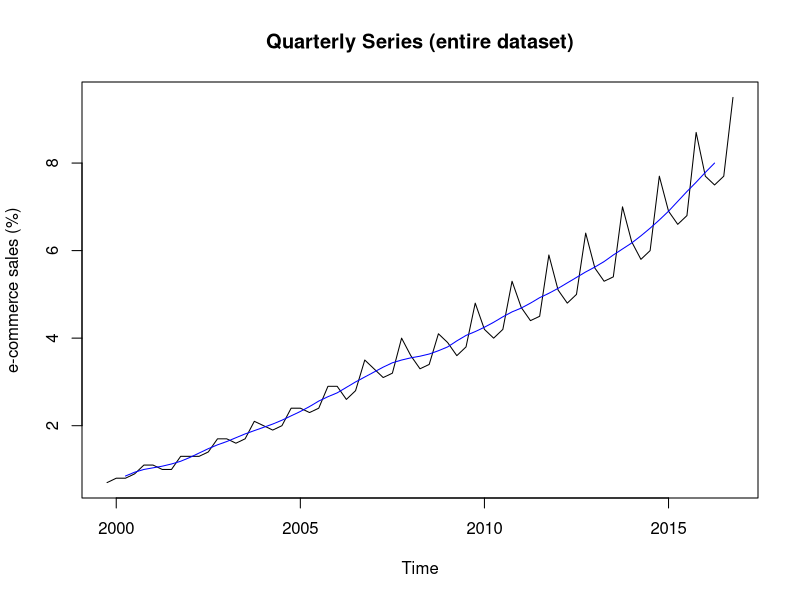
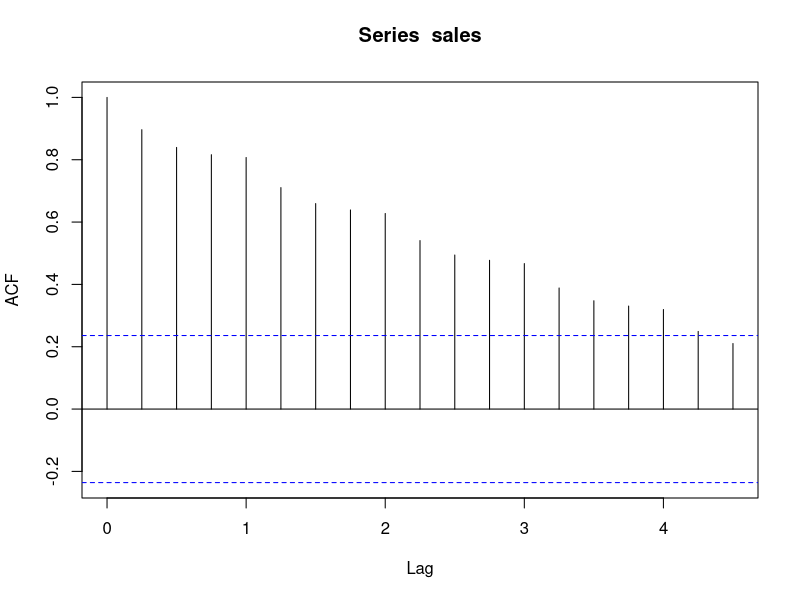
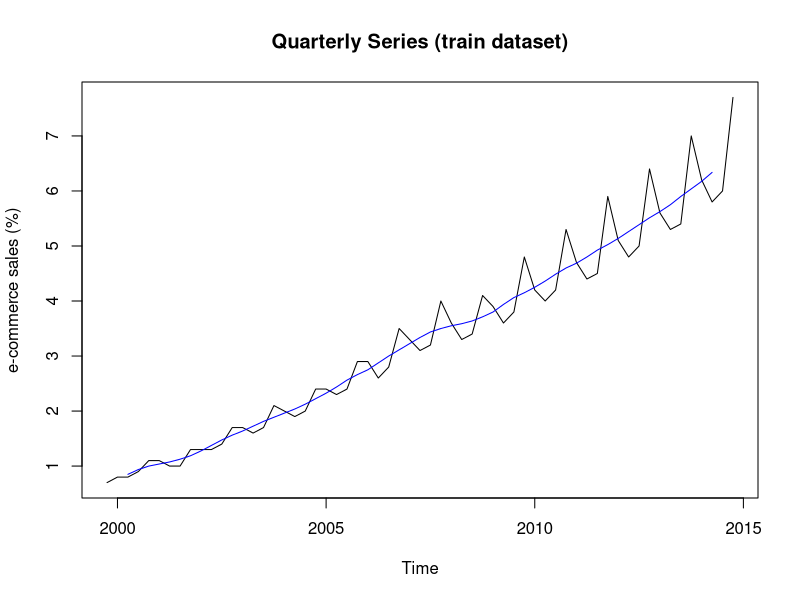
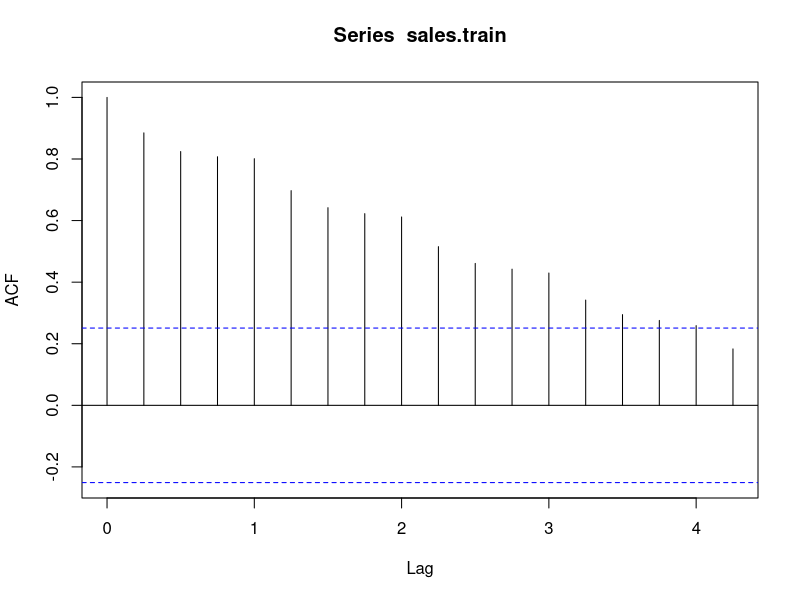
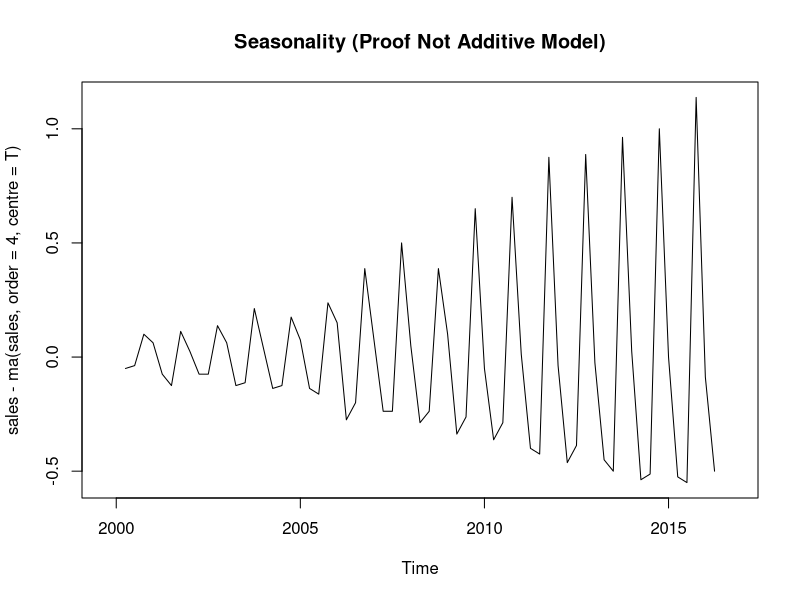
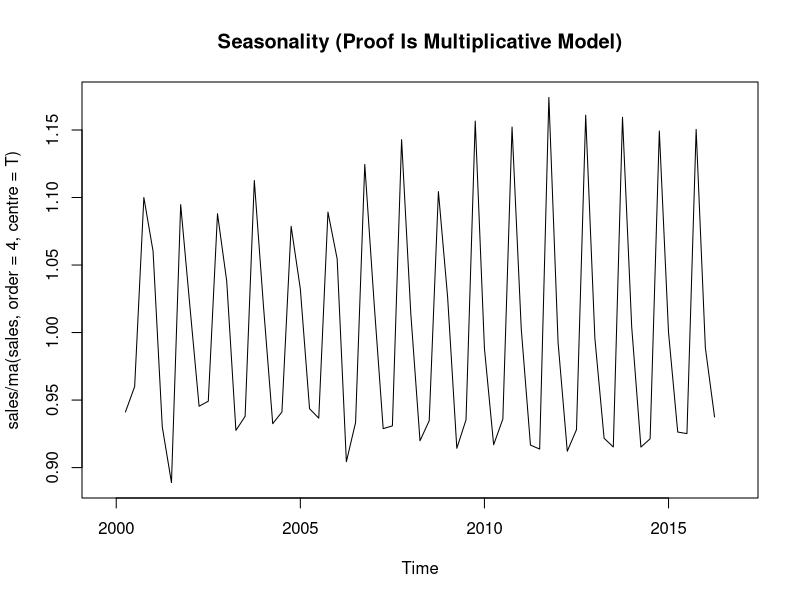
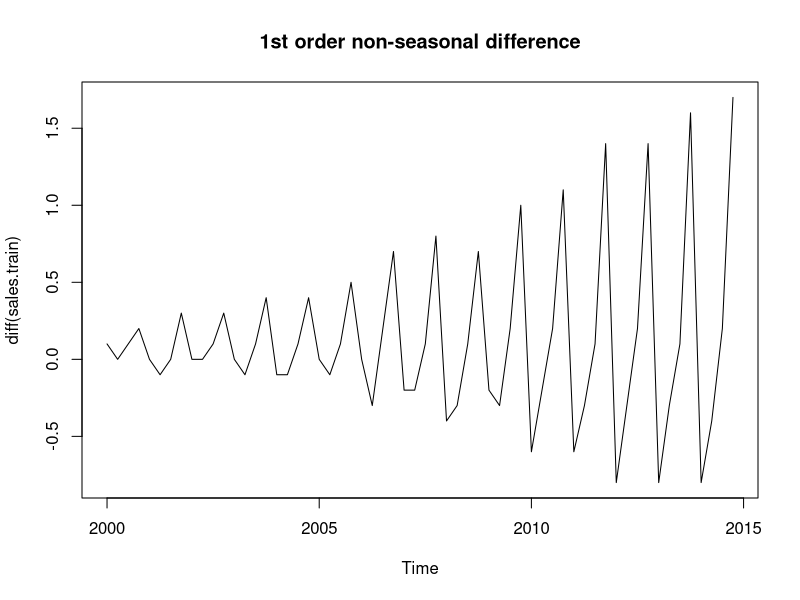
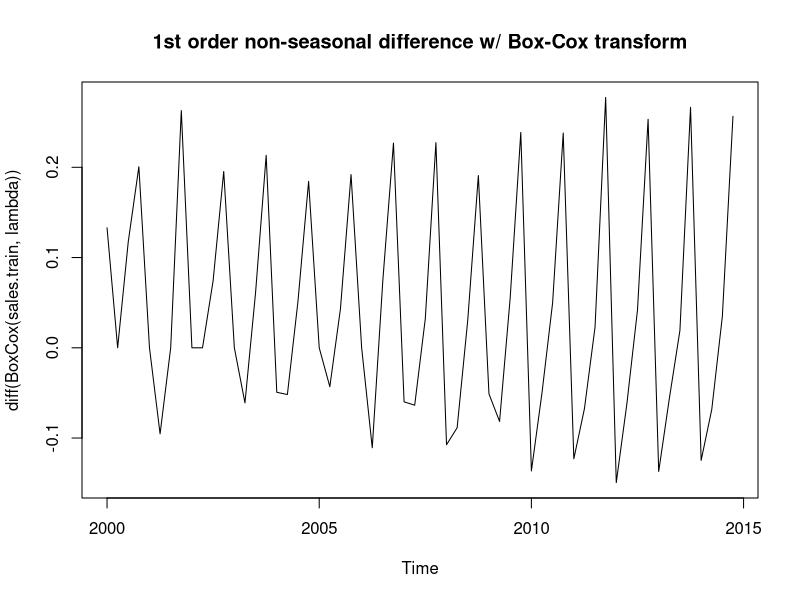

The R script that drew these images, in order:
## ---- chunk 1
# add packages
library(forecast)
library(knitr)
library(stats)
library(tseries)
library(xts)
# prevent source code from running off the page
opts_chunk$set(tidy.opts=list(width.cutoff=70), tidy=TRUE)
# remove all objects from current workspace
rm(list = ls())
# set seed number to reproduce results
set.seed(1)
# load data
raw.sales <- read.csv('./data/ECOMPCTNSA.csv', header=TRUE, sep=',')
## ---- chunk 2
# convert raw data into a time-series object
sales <- ts(raw.sales$ECOMPCTNSA, start=c(1999,4), frequency=4)
# hold out test data for verification in forecast
sales.train <- ts(sales[time(sales) < 2015], start=c(1999,4), frequency=4) # 1999-2014
sales.test <- ts(sales[time(sales) >= 2015], start=c(2015,1), frequency=4) # 2015-2016
# examine the structure
kable(summary(raw.sales)) 
head(sales); tail(sales)
## ---- chunk 3
# using the entire dataset
plot(sales, ylab = 'e-commerce sales (%)', main='Quarterly Series (entire dataset)')
lines(ma(sales, order=4, centre=T), col='blue')
acf(sales)
# using the train dataset
plot(sales.train, ylab = 'e-commerce sales (%)', main='Quarterly Series (train dataset)')
lines(ma(sales.train, order=4, centre=T), col='blue')
acf(sales.train)
# remove trend to see seasonality
plot(sales - ma(sales, order=4, centre=T), main='Seasonality (Proof Not Additive Model)') 
plot(sales / ma(sales, order=4, centre=T), main='Seasonality (Proof Is Multiplicative Model)')
## ---- chunk 4
# unit root test
cbind(adf.test(sales.train, alternative='stationary')$p.value, 
      kpss.test(sales.train)$p.value, 
      ndiffs(sales.train),
      nsdiffs(sales.train))
## ---- chunk 5
# find the best lambda for Box-Cox transformation
# lambda = 0.01467236, similar to a log-transformation
lambda <- BoxCox.lambda(sales.train) 
# first-order non-seasonal differenced 
plot(diff(sales.train),
     main='1st order non-seasonal difference')
# ^ with Box-Cox transformed
plot(diff(BoxCox(sales.train, lambda)), 
     main='1st order non-seasonal difference w/ Box-Cox transform')
# ^ with first-order seasonal differenced
plot(diff(diff(BoxCox(sales.train, lambda), lag=4)), 
     main='1st order non-seasonal and seasonal difference w/ Box-Cox transform')
# ^ and ACF and PACF
tsdisplay(diff(diff(BoxCox(sales.train, lambda), lag=4)))
# unit root test on first-order differenced log-transformed series
cbind(adf.test(diff(diff(BoxCox(sales.train, lambda), lag=4)), alternative='stationary')$p.value, 
      kpss.test(diff(diff(BoxCox(sales.train, lambda), lag=4)))$p.value)
## ---- chunk 6
(base.m <- Arima(BoxCox(sales.train, lambda), order=c(0,1,0),seasonal=list(order=c(0,1,1),4)))
## ---- chunk 7
best.manual.m <- base.m
for(p in 0:2) for(q in 0:2) for(d in 1:2) for(P in 0:2) for(Q in 0:2) for(D in 1:2) {
  m <- Arima(BoxCox(sales.train, lambda), order=c(p,d,q), seasonal=list(order=c(P,D,Q)))
  if(m$aicc < best.manual.m$aicc) best.manual.m <- m
}
best.manual.m
## ---- chunk 8
(best.auto.m <- auto.arima(BoxCox(sales.train, lambda), ic='aicc', stepwise=FALSE, approximation=FALSE))
## ---- chunk 9
m1 <- base.m
m2 <- best.auto.m
## ---- chunk 10
checkresiduals(m1$residuals)
h <- min(2 * 4, nrow(sales.train)/5) # min(2m, T/5) 
Box.test(m1$residuals, type='Ljung-Box', lag=h) 
shapiro.test(m1$residuals)
## ---- chunk 11
checkresiduals(m2$residuals)
h <- min(2 * 4, nrow(sales.train)/5) # min(2m, T/5) 
Box.test(m2$residuals, type='Ljung-Box', lag=h) 
shapiro.test(m2$residuals)
## ---- chunk 12
sales.test
InvBoxCox(predict(m1, 3*4)$pred, lambda)
InvBoxCox(predict(m2, 3*4)$pred, lambda)
## ---- chunk 13
ts.plot(cbind(sales.train, sales.test, InvBoxCox(predict(m1, 4*3)$pred, lambda)), 
        col=c('black', 'orange', 'blue'), lty=c(1,1,2), 
        main='Forecasts to 2017 with manual ARIMA(0,1,0)(0,1,1)[4]')
ts.plot(cbind(sales.train, sales.test, InvBoxCox(predict(m2, 4*3)$pred, lambda)), 
        col=c('black', 'orange', 'blue'), lty=c(1,1,2), 
        main='Forecasts to 2017 with manual ARIMA(0,1,0)(0,1,2)[4]')
plot(forecast(m1))
plot(forecast(m2))
## ---- chunk 14
raw.amaz <- read.csv('./data/AMAZ.csv', header=TRUE, sep=',')
raw.sent <- read.csv('./data/UMCSENT.csv', header=TRUE, sep=',')
## ---- chunk 15
raw.sent
## ---- chunk 16
# set local timezone
Sys.setenv(TZ='America/Los_Angeles')
# assume stock data is collected in EST
amaz <- xts(raw.amaz[,-1], order.by=as.POSIXct(raw.amaz[,1], tz='EST'))
# assume sentiment data is collected in EST
sent <- xts(raw.sent[,-1], order.by=as.POSIXct(raw.sent[,1], tz='EST'))
## ---- chunk 17
ats <- amaz
uts <- sent
## ---- chunk 18
UMCSENT <- merge(ats, uts, join = "outer", fill = -9999)
#head(UMCSENT)
#tail(UMCSENT)
#describe(UMCSENT)
## ---- chunk 19
UMCSENT02 <- UMCSENT
UMCSENT02[UMCSENT02 == -9999] <- NA
head(UMCSENT02)
## ---- chunk 20
UMCSENT03 <- UMCSENT02
UMCSENT03 <- na.locf(UMCSENT03, na.rm = TRUE, fromLast = TRUE) 
#head(UMCSENT03)
#describe(UMCSENT03)
UMCSENT03['2007-01-03']
UMCSENT02['2007-01-03']
## ---- chunk 21
UMCSENT04 <- UMCSENT02
UMCSENT04 <-na.approx(UMCSENT04, maxgap=31)
head(UMCSENT04)

#Check if values for uts were replaced
UMCSENT04['2007-01-03']
UMCSENT02['2007-01-03']

## ---- chunk 22
#TODO!!!!!!! 
#check Jan 3 for both raw datasets
ats['2007-01-03']
uts['2007-01-03']

#not in uts, check two closesest uts values
uts['2007-01-01']
uts['2007-02-01']

#check merge
UMCSENT04['2007-01-03']

#check interpolation
coredata(UMCSENT04['2007-01-03', 6]) == coredata(uts['2007-01-01']) - (coredata(uts['2007-01-01']) - coredata(uts['2007-02-01'])) * 2/31 

## ---- chunk 23
daily_return <- (ats[,4] - lag(ats[,4], k = 1))/ (lag(ats[,4], k = 1))

plot(daily_return)

## ---- chunk 24
head(cbind(ats[,4], rollapply(ats[, 4], 20, FUN = mean, na.rm = TRUE)),30)
head(cbind(ats[,4], rollapply(ats[, 4], 50, FUN = mean, na.rm = TRUE)),60)
